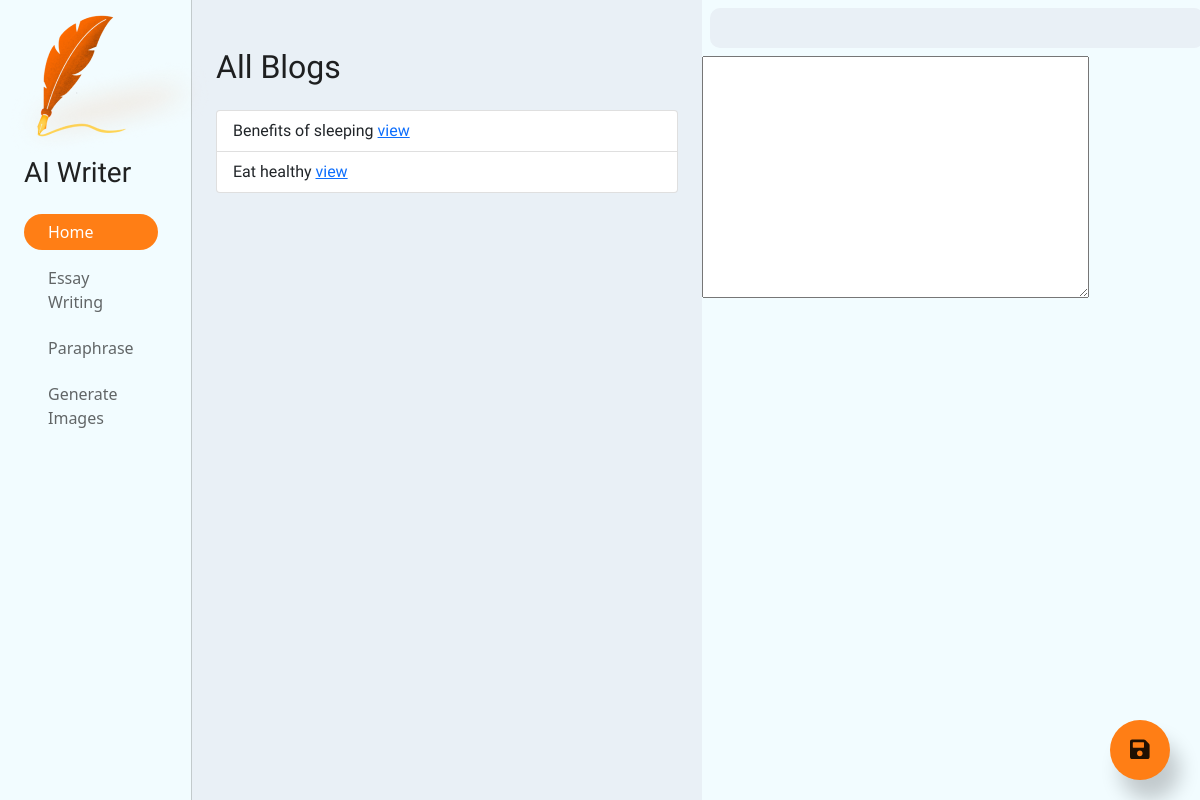
The app's page /, older data.
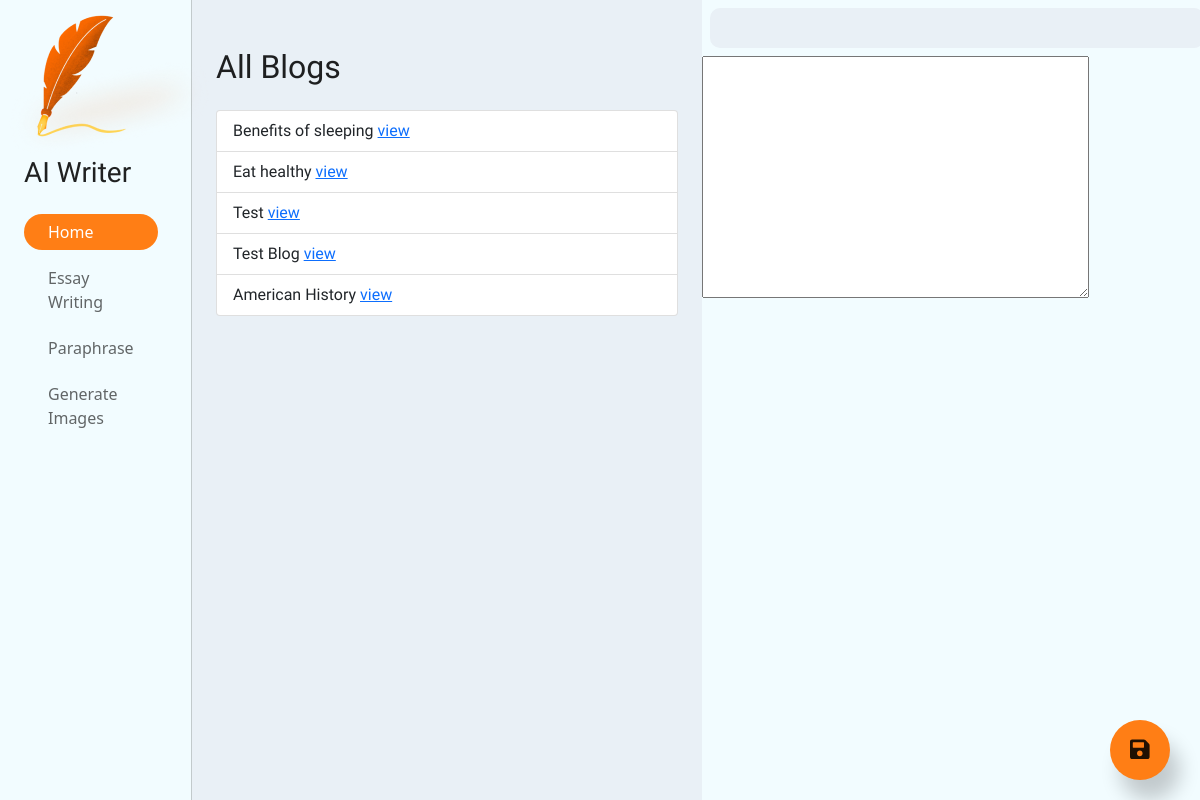
The same page, newer data.
### pages/models.py (models this page shows, shortened)
class Blog(models.Model):
    title = models.CharField(max_length=200)
    content = RichTextField()
    created_at = models.DateTimeField(auto_now_add=True)
    updated_at = models.DateTimeField(auto_now=True)

### pages/views.py (the view)
# urls.py: 2. Add a URL to urlpatterns:  path('', views.home, name='home')
def home(request):
    form = BlogForm()
    return render(request, 'pages/home.html', {'blog_form': form, 'blogs': Blog.objects.all()})

### pages/forms.py
class BlogForm(forms.ModelForm):
    class Meta:
        model = Blog
        fields = ['title', 'content']

### pages/templates/pages/home.html (shortened to what this page needs)
{% extends 'base.html' %}
{% load static %}
{% block content %}
    <div class="tab-content p-4" id="v-pills-tabContent">
        <div class="tab-pane fade show active" id="v-pills-home" role="tabpanel"
             aria-labelledby="v-pills-home-tab">
            <br>
            <h2 class="teko">All Blogs</h2>
            <br>
            <ul class="list-group">
                {% for blog in blogs %}
                    <li class="list-group-item kaushan">
                        {{ blog.title }}
                    <a href="{% url 'detail_blog' blog.pk %}" target="_blank">view</a>
                    </li>
                {% endfor %}
            </ul>
        </div>
    </div>
{% endblock %}

Row changes from the older to the newer data that the page shows:
added Blog: title "Test"
added Blog: title "Test Blog"
added Blog: title "American History"
